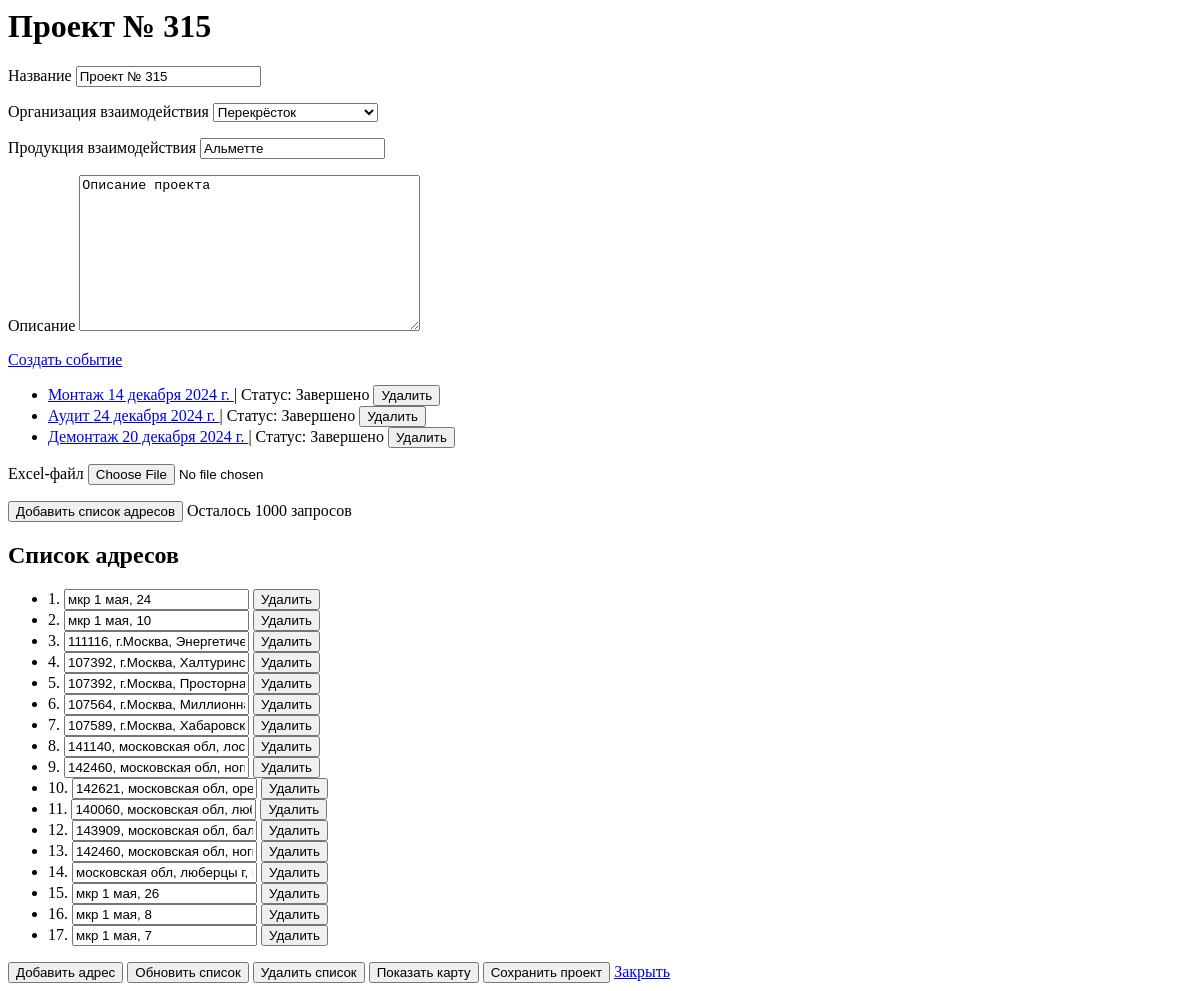
The app's page /projects/5/edit/ (signed in), older data.
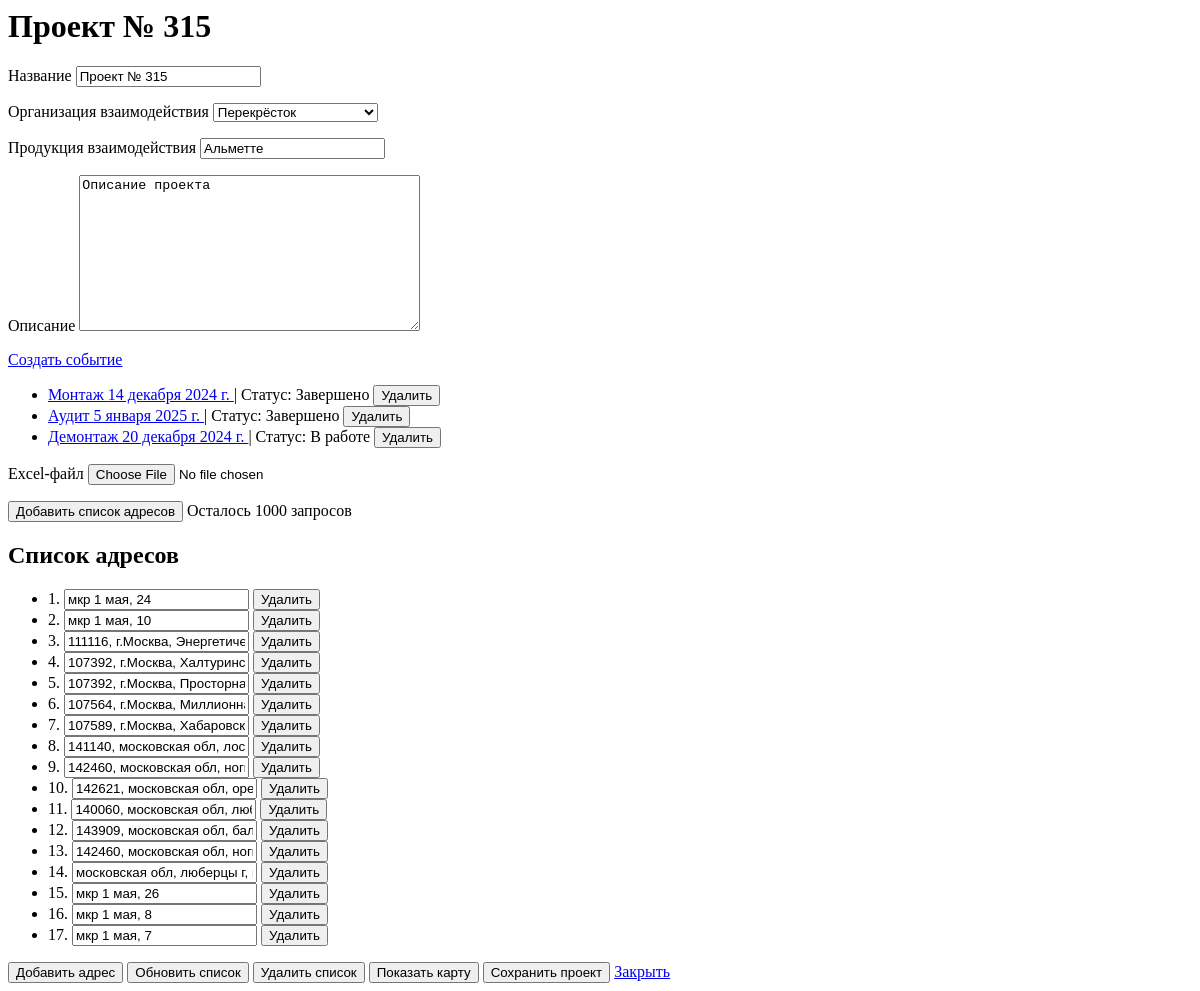
The same page, newer data.
### projects/models.py (models this page shows, shortened)
class Event(models.Model):
    EVENT_TYPES = (
        ('montage', 'Монтаж'),
        ('audit', 'Аудит'),
        ('dismantle', 'Демонтаж'),
    )
    STATUS_CHOICES = [
        ('created', 'Создано'),
        ('assigned', 'Назначено'),
        ('in_progress', 'В работе'),
        ('completed', 'Завершено'),
    ]
    project = models.ForeignKey(Project, related_name='events', on_delete=models.CASCADE)
    event_type = models.CharField(choices=EVENT_TYPES, max_length=20)
    status = models.CharField(max_length=11, choices=STATUS_CHOICES, default='created')
    description = models.TextField(blank=True)
    photo_count = models.IntegerField()
    event_date = models.DateField()
    duration_days = models.IntegerField()
    assigned_users = models.ManyToManyField(User, through='EventUser', blank=True, related_name='events_as_assignee')

### projects/views.py (the view)
# urls.py: path('<int:project_id>/edit/', views.edit_project, name='edit_project'),
@login_required
def edit_project(request, project_id):
    project = get_object_or_404(Project, pk=project_id)
    events = project.events.all()
    addresses = project.addresses.all()
    counter, created = RequestCounter.objects.get_or_create(user=request.user)
    remaining_requests = counter.count
    if request.method == 'POST':
        form = ProjectForm(request.POST, request.FILES, instance=project)
        if form.is_valid():
            if form.cleaned_data['organization'] == 'add_new':
                new_org = form.cleaned_data['new_organization']
                form.instance.organization = new_org
            else:
                form.instance.organization = form.cleaned_data['organization']
            form.save()
            return redirect('edit_project', project_id=project.id)
    else:
        form = ProjectForm(instance=project)
    return render(request, 'projects/edit_project.html', {
        'form': form,
        'project': project,
        'events': events,
        'addresses': addresses,
        'remaining_requests': remaining_requests,
    })

### projects/forms.py (shortened to what this page needs)
class ProjectForm(forms.ModelForm):
    organization_choices = [
        ("", "---------"),
        ("Пятёрочка", "Пятёрочка"),
        ("Перекрёсток", "Перекрёсток"),
        ("Магнит", "Магнит"),
        ("Лента", "Лента"),
        ("Дикси", "Дикси"),
        ("add_new", "Добавить организацию"),
    ]
    organization = forms.ChoiceField(choices=organization_choices, required=False)
    new_organization = forms.CharField(max_length=255, required=False, label='Новая организация')
    class Meta:
        model = Project
        fields = ['name', 'organization', 'product', 'description', 'excel_file']
        labels = {
            'name': 'Название',
            'description': 'Описание',
            'excel_file': 'Excel-файл',
            'organization': 'Организация взаимодействия',
            'product': 'Продукция взаимодействия',
        }

### projects/templates/projects/edit_project.html (shortened to what this page needs)
<html>
<head>
    {% load static %}
    <link rel="stylesheet" type="text/css" href="{% static 'projects/yandex-map-modal.css' %}">
    <link rel="stylesheet" href="//code.jquery.com/ui/1.12.1/themes/base/jquery-ui.css">
</head>
<body>
    <h1>{{ project.name }}</h1>
    <form id="project-form" method="POST" enctype="multipart/form-data">
        <p>
            <label for="{{ form.name.id_for_label }}">Название</label>
            {{ form.name }}
        </p>
        <p>
            <label for="{{ form.organization.id_for_label }}">Организация взаимодействия</label>
            {{ form.organization }}
        </p>
        <p>
            <label for="{{ form.product.id_for_label }}">Продукция взаимодействия</label>
            {{ form.product }}
        </p>
        <p>
            <label for="{{ form.description.id_for_label }}">Описание</label>
            {{ form.description }}
        </p>
    </form>
    <a href="{% url 'create_event' project.id %}">Создать событие</a>
    <ul>
        {% for event in events %}
        <li>
            <a href="{% url 'edit_event' event.id %}">
                {{ event.get_event_type_display }} {{ event.event_date }}
            </a>
            | Статус: {{ event.get_status_display }}
            <form method="POST" action="{% url 'delete_event' event.id %}" style="display:inline;">
                <button type="submit" onclick="return confirm('Вы уверены что хотите удалить событие?');">Удалить</button>
            </form>
        </li>
        {% empty %}
            <li>Нет событий.</li>
        {% endfor %}
    </ul>
    <p>
        <label for="{{ form.excel_file.id_for_label }}">Excel-файл</label>
        {{ form.excel_file }}
    </p>
    <button type="button" id="get-coordinates-btn">Добавить список адресов</button>
    <span id="remaining-requests">Осталось {{ remaining_requests }} запросов</span>
    <h2>Список адресов</h2>
    <ul id="addresses-list">
        {% for address in addresses %}
        <li data-id="{{ address.id }}">
            <span class="address-number">{{ forloop.counter }}.</span>
            <input class="address-name" value="{{ address.name }}" data-id="{{ address.id }}">
            <button class="delete-address-btn" data-id="{{ address.id }}">Удалить</button>
        </li>
        {% empty %}
        <li>Нет адресов.</li>
        {% endfor %}
    </ul>
    <button type="button" id="add-address-btn">Добавить адрес</button>
    <button type="button" id="update-addresses-btn">Обновить список</button>
    <button type="button" id="delete-addresses-btn">Удалить список</button>
    <button type="button" id="show-map-btn">Показать карту</button>
    <button type="button" id="save-project-button">Сохранить проект</button>
    <a href="{% url 'manage_projects' %}">Закрыть</a>
</body>
</html>

Row changes from the older to the newer data that the page shows:
changed Event "Аудит": event_date "24 декабря 2024 г." → "5 января 2025 г."
changed Event "Демонтаж": status "Завершено" → "В работе"
